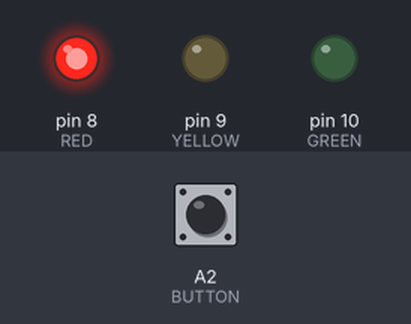
Bench run of a sketch on a simulated Arduino Uno, built with avr-gcc and run on an emulated ATmega328P. On the bench: output pins drawn as LEDs (lit = HIGH). The inputs (shaded band) are chosen by the test bench; at power-on: A2 (BUTTON) HIGH.

Above: at 20.4 s.
20.5 s: A2 (BUTTON) pulled LOW for 0.15 s
At 27.9 s:
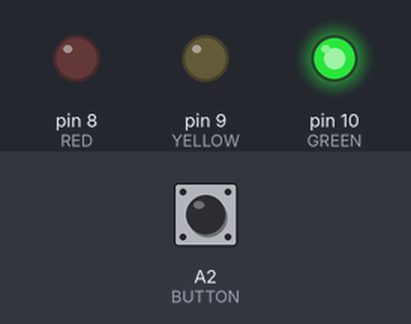
At 31.4 s:
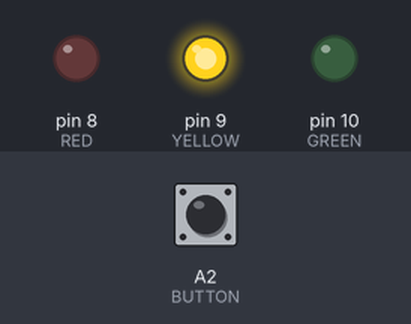
Timing chart, 0 to 34.5 s (numbered marks = the images above; inputs shaded):
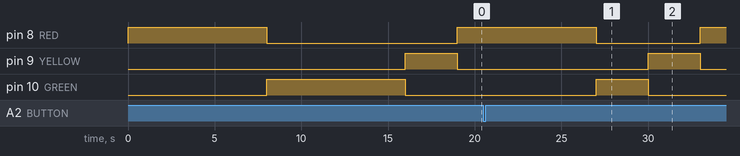

Measured:
- after the input at 20.5 s, pin 9 (YELLOW): LOW → HIGH after 9.5 s, → LOW 3.0 s later

The sketch:

mimic_real_traffic_lights.ino
```cpp
const int RED = 8;
const int YELLOW = 9;
const int GREEN = 10;
const int BUTTON = A2;

unsigned long previousMillis = 0;
unsigned long greenStartTime = 0;

const unsigned long RED_TIME = 8000;
const unsigned long GREEN_TIME = 8000;
const unsigned long YELLOW_TIME = 3000;
const unsigned long PEDESTRIAN_RED_TIME = 6000;
const unsigned long MIN_GREEN_TIME = 3000;

bool pedestrianRequest = false;

unsigned long lastDebounceTime = 0;
const unsigned long debounceDelay = 50;

enum State {
  RED_STATE,
  GREEN_STATE,
  YELLOW_STATE,
  PEDESTRIAN_RED_STATE
};

State currentState = RED_STATE;

void setup() {
  pinMode(RED, OUTPUT);
  pinMode(YELLOW, OUTPUT);
  pinMode(GREEN, OUTPUT);
  pinMode(BUTTON, INPUT_PULLUP);

  setState(RED_STATE);
}

void loop() {

  unsigned long currentMillis = millis();
  readButton(currentMillis);

  switch (currentState) {

    case RED_STATE:
      if (currentMillis - previousMillis >= RED_TIME) {
        changeState(GREEN_STATE);
        greenStartTime = currentMillis;
      }
      break;

    case GREEN_STATE:
      if (pedestrianRequest &&
          currentMillis - greenStartTime >= MIN_GREEN_TIME) {
        changeState(YELLOW_STATE);
      }
      else if (currentMillis - previousMillis >= GREEN_TIME) {
        changeState(YELLOW_STATE);
      }
      break;

    case YELLOW_STATE:
      if (currentMillis - previousMillis >= YELLOW_TIME) {
        if (pedestrianRequest) {
          changeState(PEDESTRIAN_RED_STATE);
        } else {
          changeState(RED_STATE);
        }
      }
      break;

    case PEDESTRIAN_RED_STATE:
      if (currentMillis - previousMillis >= PEDESTRIAN_RED_TIME) {
        pedestrianRequest = false;
        changeState(RED_STATE);
      }
      break;
  }
}

void changeState(State newState) {
  previousMillis = millis();
  currentState = newState;
  setState(newState);
}

void setState(State state) {
  digitalWrite(RED, LOW);
  digitalWrite(YELLOW, LOW);
  digitalWrite(GREEN, LOW);

  switch (state) {
    case RED_STATE:
      digitalWrite(RED, HIGH);
      break;
    case GREEN_STATE:
      digitalWrite(GREEN, HIGH);
      break;
    case YELLOW_STATE:
      digitalWrite(YELLOW, HIGH);
      break;
    case PEDESTRIAN_RED_STATE:
      digitalWrite(RED, HIGH);
      break;
  }
}

void readButton(unsigned long currentMillis) {
  if (digitalRead(BUTTON) == LOW) {
    if (currentMillis - lastDebounceTime > debounceDelay) {
      pedestrianRequest = true;
      lastDebounceTime = currentMillis;
    }
  }
}
```
